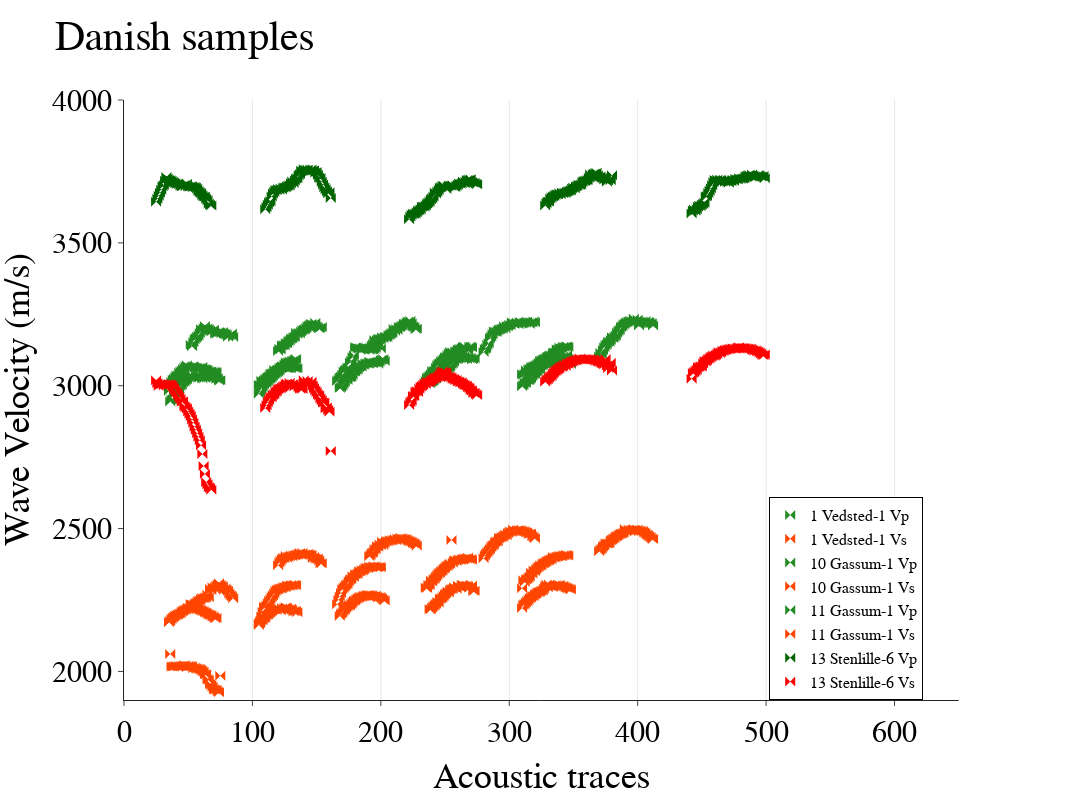

Source (notebook cell):
### Code cell
fig = make_subplots(specs=[[{"secondary_y": True}]])


## Experimental data
# Denmark
fig.add_trace(go.Scatter(x = Traces_1_LISA, y = Pvel_1_LISA,  mode='markers', legendgroup="group", marker_symbol='bowtie', name='1 Vedsted-1 Vp', marker=dict(color='forestgreen',size=10)))
fig.add_trace(go.Scatter(x = Traces_1_LISA, y = Svel_1_LISA,  mode='markers', legendgroup="group", marker_symbol='bowtie', name='1 Vedsted-1 Vs', marker=dict(color='orangered',size=10)), secondary_y=False)

# fig.add_trace(go.Scatter(x = Traces_1_LISA, y = TotalP_1_LISA,  mode='lines+markers', legendgroup="group", marker_symbol='bowtie', name='1 Vedsted-1 Total Vp', marker=dict(color='blue',size=5)))
# fig.add_trace(go.Scatter(x = Traces_1_LISA, y = TotalS_1_LISA,  mode='lines+markers', legendgroup="group", marker_symbol='bowtie', name='1 Vedsted-1 Total Vs', marker=dict(color='orange',size=5)), secondary_y=False)


# fig.add_trace(go.Scatter(x = Traces_8_LISA, y = Pvel_8_LISA,  mode='markers', legendgroup="group", marker_symbol='bowtie', name='8 Gassum-1 Vp', marker=dict(color='blue',size=10)))
# fig.add_trace(go.Scatter(x = Traces_8_LISA, y = Svel_8_LISA,  mode='markers', legendgroup="group", marker_symbol='bowtie', name='8 Gassum-1 Vs', marker=dict(color='orange',size=10)), secondary_y=False)

# fig.add_trace(go.Scatter(x = Traces_8_LISA, y = TotalP_8_LISA,  mode='markers', legendgroup="group", marker_symbol='bowtie', name='8 Gassum-1 Vp', marker=dict(color='forestgreen',size=10)))
# fig.add_trace(go.Scatter(x = Traces_8_LISA, y = TotalS_8_LISA,  mode='markers', legendgroup="group", marker_symbol='bowtie', name='8 Gassum-1 Vs', marker=dict(color='salmon',size=10)), secondary_y=False)


fig.add_trace(go.Scatter(x = Traces_10_LISA, y = Pvel_10_LISA,  mode='markers', legendgroup="group", marker_symbol='bowtie', name='10 Gassum-1 Vp', marker=dict(color='forestgreen',size=10)))
fig.add_trace(go.Scatter(x = Traces_10_LISA, y = Svel_10_LISA,  mode='markers', legendgroup="group", marker_symbol='bowtie', name='10 Gassum-1 Vs', marker=dict(color='orangered',size=10)), secondary_y=False)

# fig.add_trace(go.Scatter(x = Traces_10_LISA, y = TotalP_10_LISA,  mode='lines+markers', legendgroup="group", marker_symbol='bowtie', name='10 Gassum-1 Total Vp', marker=dict(color='blue',size=5)))
# fig.add_trace(go.Scatter(x = Traces_10_LISA, y = TotalS_10_LISA,  mode='lines+markers', legendgroup="group", marker_symbol='bowtie', name='10 Gassum-1 Total Vs', marker=dict(color='orange',size=5)), secondary_y=False)


fig.add_trace(go.Scatter(x = Traces_11_LISA, y = Pvel_11_LISA,  mode='markers', legendgroup="group", marker_symbol='bowtie', name='11 Gassum-1 Vp', marker=dict(color='forestgreen',size=10)))
fig.add_trace(go.Scatter(x = Traces_11_LISA, y = Svel_11_LISA,  mode='markers', legendgroup="group", marker_symbol='bowtie', name='11 Gassum-1 Vs', marker=dict(color='orangered',size=10)), secondary_y=False)

# fig.add_trace(go.Scatter(x = Traces_11_LISA, y = TotalP_11_LISA,  mode='lines+markers', legendgroup="group", marker_symbol='bowtie', name='11 Gassum-1 Total Vp', marker=dict(color='blue',size=5)))
# fig.add_trace(go.Scatter(x = Traces_11_LISA, y = TotalS_11_LISA,  mode='lines+markers', legendgroup="group", marker_symbol='bowtie', name='11 Gassum-1 Total Vs', marker=dict(color='orange',size=5)), secondary_y=False)


fig.add_trace(go.Scatter(x = Traces_13_LISA, y = Pvel_13_LISA,  mode='markers', legendgroup="group", marker_symbol='bowtie', name='13 Stenlille-6 Vp', marker=dict(color='darkgreen',size=10)))
fig.add_trace(go.Scatter(x = Traces_13_LISA, y = Svel_13_LISA,  mode='markers', legendgroup="group", marker_symbol='bowtie', name='13 Stenlille-6 Vs', marker=dict(color='red',size=10)), secondary_y=False)

# fig.add_trace(go.Scatter(x = Traces_13_LISA, y = TotalP_13_LISA,  mode='lines+markers', legendgroup="group", marker_symbol='bowtie', name='13 Stenlille-6 Total Vp', marker=dict(color='blue',size=5)))
# fig.add_trace(go.Scatter(x = Traces_13_LISA, y = TotalS_13_LISA,  mode='lines+markers', legendgroup="group", marker_symbol='bowtie', name='13 Stenlille-6 Total Vs', marker=dict(color='orange',size=5)), secondary_y=False)


fig.update_layout(template="simple_white", autosize=False, width=1500, height=800,
    title="Danish samples",
    xaxis_title="Acoustic traces",
    yaxis_title="Wave Velocity (m/s)",
    yaxis2_title='S Velocity (m/s)',
    font=dict(
        family="New Times Roman",
        size=30,
        color="Black"
    ),
    legend=dict(title=None, orientation='v', y=0, yanchor="bottom", x=0.9, xanchor="right", font=dict(size = 16), bordercolor='black', borderwidth=1)
)


# fig.update_layout(legend_title_text = '<b>Danish samples<b>',
#                     legend_tracegroupgap= 10)
# fig.add_annotation(xref='paper', yref='paper',
#                         x=1.165, y=0.5,
#                         text='<b>German samples<b>',
#                         showarrow=False,
#                         font=dict(
#         family="New Times Roman",
#         size=20,
#         color="Black"
#     ))
# plotly manual axis adjustments
fig.update_yaxes(range=[1900,4000], secondary_y=False)
fig.update_xaxes(range=[0,650])
# fig.update_yaxes(range=[1350,4000], secondary_y=True)
fig.update_yaxes(showgrid=True)
fig.update_xaxes(showgrid=True)
fig['layout']['yaxis']['showgrid'] = False
fig.show()

### Figure 1 — Plotly figure (JSON) as saved in the notebook; plotly's stock layout.template omitted (floating-point values rounded to 4 significant figures; data arrays with more than 128 entries replaced by an {"elided": "..."} marker saying what was removed)
{"data": [{"legendgroup": "group", "marker": {"color": "forestgreen", "size": 10, "symbol": "bowtie"}, "mode": "markers", "name": "1 Vedsted-1 Vp", "type": "scatter", "x": {"elided": "214 int values"}, "y": {"elided": "214 float values"}}, {"legendgroup": "group", "marker": {"color": "orangered", "size": 10, "symbol": "bowtie"}, "mode": "markers", "name": "1 Vedsted-1 Vs", "type": "scatter", "x": {"elided": "214 int values"}, "xaxis": "x", "y": {"elided": "214 float values"}, "yaxis": "y"}, {"legendgroup": "group", "marker": {"color": "forestgreen", "size": 10, "symbol": "bowtie"}, "mode": "markers", "name": "10 Gassum-1 Vp", "type": "scatter", "x": {"elided": "196 int values"}, "y": {"elided": "196 float values"}}, {"legendgroup": "group", "marker": {"color": "orangered", "size": 10, "symbol": "bowtie"}, "mode": "markers", "name": "10 Gassum-1 Vs", "type": "scatter", "x": {"elided": "196 int values"}, "xaxis": "x", "y": {"elided": "196 float values"}, "yaxis": "y"}, {"legendgroup": "group", "marker": {"color": "forestgreen", "size": 10, "symbol": "bowtie"}, "mode": "markers", "name": "11 Gassum-1 Vp", "type": "scatter", "x": {"elided": "212 int values"}, "y": {"elided": "212 float values"}}, {"legendgroup": "group", "marker": {"color": "orangered", "size": 10, "symbol": "bowtie"}, "mode": "markers", "name": "11 Gassum-1 Vs", "type": "scatter", "x": {"elided": "212 int values"}, "xaxis": "x", "y": {"elided": "212 float values"}, "yaxis": "y"}, {"legendgroup": "group", "marker": {"color": "darkgreen", "size": 10, "symbol": "bowtie"}, "mode": "markers", "name": "13 Stenlille-6 Vp", "type": "scatter", "x": {"elided": "298 int values"}, "y": {"elided": "298 float values"}}, {"legendgroup": "group", "marker": {"color": "red", "size": 10, "symbol": "bowtie"}, "mode": "markers", "name": "13 Stenlille-6 Vs", "type": "scatter", "x": {"elided": "298 int values"}, "xaxis": "x", "y": {"elided": "298 float values"}, "yaxis": "y"}], "layout": {"autosize": false, "font": {"color": "Black", "family": "New Times Roman", "size": 30}, "height": 800, "legend": {"bordercolor": "black", "borderwidth": 1, "font": {"size": 16}, "orientation": "v", "title": {}, "x": 0.9, "xanchor": "right", "y": 0, "yanchor": "bottom"}, "title": {"text": "Danish samples"}, "width": 1500, "xaxis": {"anchor": "y", "domain": [0, 0.94], "range": [0, 650], "showgrid": true, "title": {"text": "Acoustic traces"}}, "yaxis": {"anchor": "x", "domain": [0, 1], "range": [1900, 4000], "showgrid": false, "title": {"text": "Wave Velocity (m/s)"}}, "yaxis2": {"anchor": "x", "overlaying": "y", "showgrid": true, "side": "right", "title": {"text": "S Velocity (m/s)"}}}}
